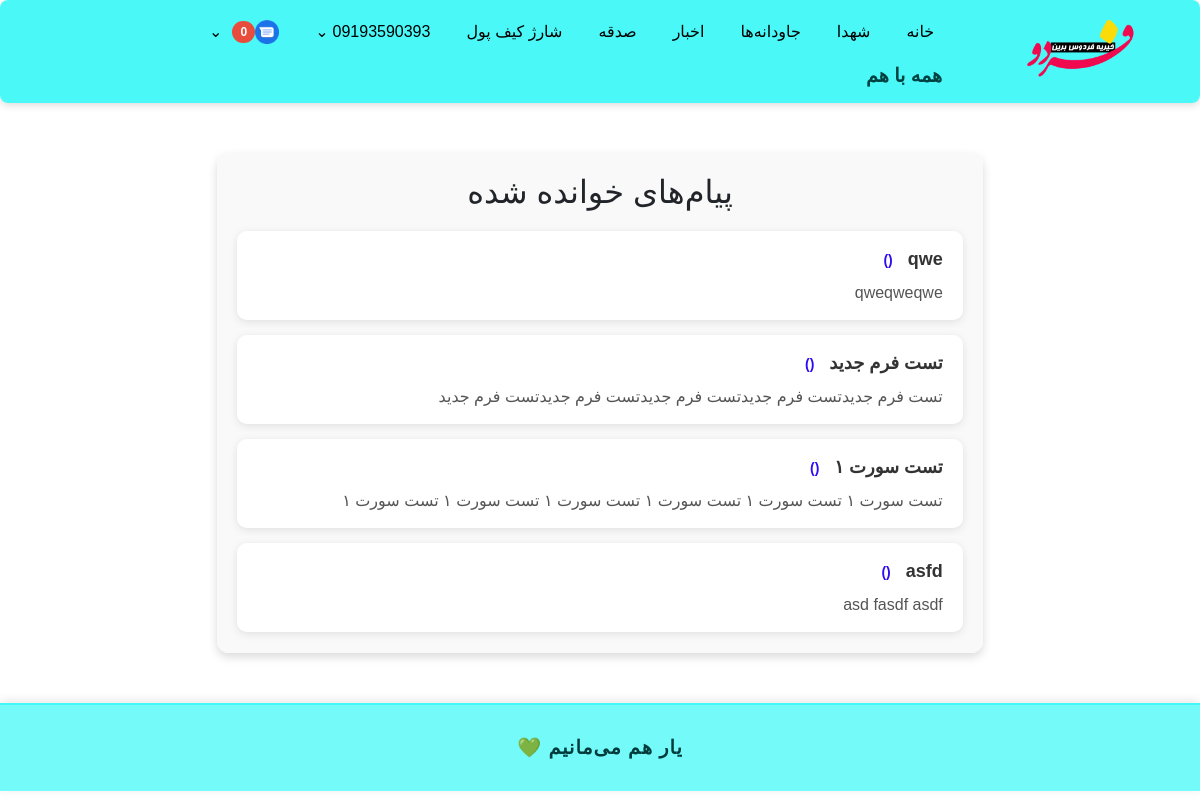
Page /notifications/read/ (signed in) on the committed database.
### accounts/models.py (models this page shows, shortened)
class User(AbstractBaseUser, PermissionsMixin):
    GENDER_CHOICES = (
        ('M', 'مرد'),
        ('F', 'زن'),
    )
    phone = models.CharField(max_length=11, unique=True)
    first_name = models.CharField(max_length=100, blank=True)
    last_name = models.CharField(max_length=100, blank=True)
    national_code = models.CharField(max_length=10, blank=True)
    image = models.ImageField(upload_to='profiles/', blank=True, null=True)
    gender = models.CharField(max_length=1, choices=GENDER_CHOICES, blank=True, null=True)
    is_active = models.BooleanField(default=True)
    is_staff = models.BooleanField(default=False)
    is_profile_completed = models.BooleanField(default=False)
    allowed_categories = models.ManyToManyField(
        'news.Category',
        related_name='allowed_users',
        blank=True,
        verbose_name='دسته‌بندی‌های مجاز برای ارسال خبر'
    )
    groups = models.ManyToManyField(
        'auth.Group',
        related_name='accounts_user_set',
        blank=True
    )
    user_permissions = models.ManyToManyField(
        'auth.Permission',
        related_name='accounts_user_permissions_set',
        blank=True
    )
    objects = UserManager()
    USERNAME_FIELD = 'phone'
    def get_full_name(self):
        return f"{self.first_name} {self.last_name}".strip()

### notification/models.py (models this page shows, shortened)
class Notification(models.Model):
    STATUS_PENDING = 'PENDING'
    STATUS_APPROVED = 'APPROVED'
    STATUS_REJECTED = 'REJECTED'
    STATUS_SENT = 'SENT'
    STATUS_CHOICES = [
        (STATUS_PENDING, 'در انتظار تایید'),
        (STATUS_APPROVED, 'تایید شده'),
        (STATUS_REJECTED, 'رد شده'),
        (STATUS_SENT, 'ارسال شده'),
    ]
    title = models.CharField(max_length=200, verbose_name="عنوان پیام")
    description = models.TextField(verbose_name="توضیحات پیام")
    group = models.ForeignKey(
        NotificationGroup,
        on_delete=models.CASCADE,
        related_name='notifications',
        verbose_name="گروه نوتیفیکیشن"
    )
    expire_days = models.PositiveIntegerField(default=30, verbose_name="مدت اعتبار پیام (روز)")
    eternal = models.ForeignKey(
        Eternals,
        on_delete=models.SET_NULL,
        null=True,
        blank=True,
        verbose_name="جاودانه مرتبط"
    )
    news = models.ForeignKey(
        News,
        on_delete=models.SET_NULL,
        null=True,
        blank=True,
        verbose_name="خبر مرتبط"
    )
    created_by = models.ForeignKey(
        'accounts.User',
        on_delete=models.SET_NULL,
        null=True,
        verbose_name="ایجادکننده پیام"
    )
    coupon_reserved = models.ForeignKey(
        'notification.NotificationCoupon',  # اشاره به صورت رشته‌ای برای جلوگیری از ImportError
        on_delete=models.SET_NULL,
        null=True,
        blank=True,
        verbose_name="کوپن رزروشده"
    )
    status = models.CharField(
        max_length=20,
        choices=STATUS_CHOICES,
        default=STATUS_PENDING,
        verbose_name="وضعیت"
    )
    is_sent = models.BooleanField(default=False, verbose_name="ارسال شده؟")
    created_at = models.DateTimeField(auto_now_add=True, verbose_name="تاریخ ایجاد")

### notification/views.py (the view)
# urls.py: path('read/', views.read_notifications_list, name='read_notifications_list'),
@login_required
def read_notifications_list(request):
    print(f"VIEW CALLED: {__name__}.read_notifications_list")
    user = request.user
    groups = NotificationGroup.objects.filter(
        memberships__user=user,
    )
    notifications = Notification.objects.filter(
        group__in=groups
    ).filter(
        Q(group__needs_approval=False, status=Notification.STATUS_SENT) |
        Q(group__needs_approval=True, status=Notification.STATUS_APPROVED)
    )
    seen_notifications = NotificationSeen.objects.filter(
        user=user
    ).values_list('notification_id', flat=True)
    now = timezone.now()
    valid_notifications = [
        n for n in notifications
        if (n.expire_days is None) or (n.created_at + timedelta(days=n.expire_days) > now)
    ]
    read_notifications = [
        n for n in valid_notifications if n.id in seen_notifications
    ]
    read_notifications.sort(key=lambda x: x.created_at, reverse=True)
    return render(request, 'notification/read_notifications_list.html', {
        'notifications': read_notifications
    })

### common/templatetags/jalali_filters.py (called while the page is built)
@register.filter
def to_jalali(value):
    if not value:
        return ''
    try:
        if hasattr(value, 'date'):
            value = value.date()  # اگر datetime بود به date تبدیل کن
        jd = jdatetime.date.fromgregorian(date=value)
        return jd.strftime('%Y/%m/%d')
    except Exception:
        return value

### notification/templatetags/notification_tags.py (called while the page is built)
@register.simple_tag(takes_context=True)
def is_notification_manager(context):
    request = context.get("request")
    user = getattr(request, "user", None)
    if user and user.is_authenticated:
        return NotificationGroup.objects.filter(managers=user).exists()
    return False

### templates/notification/read_notifications_list.html (shortened to what this page needs)
{% extends 'base.html' %}
{% load jalali_filters %}
{% load static %}
{% block content %}
<div class="notifications-container">
    <h2 style="text-align: center; margin-bottom: 20px;">پیام‌های خوانده شده</h2>
    {% if notifications %}
        {% for notif in notifications %}
            <div class="notification-card"
                {% if notif.eternal %}
                    onclick="handleNotificationClick({{ notif.id }}, '{{ notif.eternal.id }}', 'eternal')"
                {% elif notif.news %}
                    onclick="handleNotificationClick({{ notif.id }}, '{{ notif.news.id }}', 'news')"
                {% endif %}
            >
                <span class="notification-title">
                    {% if notif.eternal %}
                        <a href="/eternals/{{ notif.eternal.id }}/" target="_blank" style="text-decoration: none; color: inherit;" onclick="markNotificationAsRead({{ notif.id }})">
                            {{ notif.title }}
                        </a>
                    {% elif notif.news %}
                        <a href="/news/{{ notif.news.id }}/" target="_blank" style="text-decoration: none; color: inherit;" onclick="markNotificationAsRead({{ notif.id }})">
                            {{ notif.title }}
                        </a>
                    {% else %}
                        {{ notif.title }}
                    {% endif %}
                    <span class="notification-date">
                        ({{ notif.created_at|to_jalali }})
                    </span>
                </span>
                <div class="notification-description">
                    {{ notif.description }}
                </div>
            </div>
        {% endfor %}
    {% else %}
        <p style="text-align: center;">پیامی برای نمایش وجود ندارد.</p>
    {% endif %}
</div>
{% endblock %}

### templates/base.html (shortened to what this page needs)
<!DOCTYPE html>
{% load static %}
{% load notification_tags %}
<html lang="fa">
<head>
    <link rel="stylesheet" href="{% static 'css/persian-datepicker.min.css' %}">
    <link href="https://cdn.jsdelivr.net/npm/bootstrap@5.3.0/dist/css/bootstrap.rtl.min.css" rel="stylesheet">
    <link href="https://cdn.jsdelivr.net/npm/bootstrap-icons@1.10.5/font/bootstrap-icons.css" rel="stylesheet">
    <link rel="stylesheet" href="https://cdn.jsdelivr.net/npm/persian-datepicker@1.2.0/dist/css/persian-datepicker.min.css">
</head>
<body>
    <header>
    <nav style="
        background-color: rgba(43, 247, 247, 0.85);
        display: flex;
        justify-content: space-between;
        align-items: stretch;
        padding: 12px 20px;
        box-shadow: 0 2px 8px rgba(0,0,0,0.15);
        border-radius: 8px;
        backdrop-filter: saturate(180%) blur(10px);
        -webkit-backdrop-filter: saturate(180%) blur(10px);
    ">
        <div style="
            flex: 0 0 auto;
            text-align: center;
            margin-left: 1cm;
            display: flex;
            flex-direction: column;
            justify-content: center;
            width: 200px;
            height: 70px;
        ">
            <a href="/" style="display: inline-block; width: 200px; height: 70px;">
                <img
                    src="{% static 'images/logo.png' %}"
                    alt="Logo"
                    width="200"
                    height="70"
                    style="display: block; width: 100%; height: 100%; object-fit: contain;"
                >
            </a>
        </div>
        <div style="flex: 1; display: flex; flex-direction: column; justify-content: center;">
            <ul style="
                display: flex;
                flex-wrap: wrap;
                justify-content: flex-start;
                gap: 20px;
                list-style: none;
                margin: 0;
                padding: 0;
            ">
                <li><a href="/">خانه</a></li>
                <li><a href="/martyrs/list/">شهدا</a></li>
                <li><a href="{% url 'eternals:list' %}">جاودانه‌ها</a></li>
                <li><a href="{% url 'news:news_list' %}">اخبار</a></li>
                <li><a href="{% url 'donation:donate' %}">صدقه</a></li>
                {% if user.is_authenticated %}
                    <li><a href="{% url 'wallet:charge_wallet' %}">شارژ کیف پول</a></li>
                {% else %}
                    <li><a href="{% url 'accounts:login' %}?next={% url 'wallet:charge_wallet' %}">شارژ کیف پول</a></li>
                    <li><a href="{% url 'accounts:login' %}?next={% url 'accounts:dashboard' %}">پروفایل</a></li>
                {% endif %}
                {% if user.is_authenticated %}
                    <li class="position-relative">
                        <a href="#" class="d-inline-flex align-items-center">
                            {% if user.gender == 'male' %}
                                آقای {{ user.last_name }}
                            {% elif user.gender == 'female' %}
                                خانم {{ user.last_name }}
                            {% else %}
                                {{ user.get_full_name|default:user.phone }}
                            {% endif %}
                            <span class="ms-1">⌄</span>
                        </a>
                    </li>
                    <li class="position-relative">
                        <a href="{% url 'notification:unread_notifications_list' %}" class="d-inline-flex align-items-center">
                            <img src="{% static 'images/message-icon.png' %}" alt="پیام‌ها" style="height: 24px;">
                            <span id="unread-notifications-count"
                                style="background-color: #e74c3c; color: white; border-radius: 12px; padding: 2px 8px;
                                        font-size: 12px; font-weight: 700; margin-left: 6px; min-width: 22px;
                                        text-align: center; display: inline-block;">
                                0
                            </span>
                            <span class="ms-1">⌄</span>
                        </a>
                            {% is_notification_manager as is_manager %}
                    </li>
                {% else %}
                    <li><a href="{% url 'accounts:login' %}">ورود</a></li>
                {% endif %}
            </ul>
            <div style="margin-top: 10px; font-weight: bold; font-size: 1.2em; color: #004141;">
                همه با هم
            </div>
        </div>
    </nav>
</header>
<main>
    {% block content %}{% endblock %}
</main>
<footer style="
    background-color: #2bf7f7a6;
    text-align: center;
    padding: 1.5em;
    font-family: 'Vazirmatn', sans-serif;
    font-size: 1.2em;
    font-weight: bold;
    color: #003c3c;
    box-shadow: 0 -2px 10px rgba(0, 0, 0, 0.1);
    border-top: 2px solid #2bf7f7a6;
    letter-spacing: 1px;
">
    یار هم می‌مانیم 💚
</footer>
</body>
</html>

### templates/base.html (style rules this page uses)
html, body { direction: rtl; font-family: sans-serif; margin: 0; padding: 0; background-color: #ffffff; overflow: visible !important; position: static !important; z-index: auto !important; }
main { padding: 20px; }
header { background-color: #ffffff; padding: 0; }
nav ul { list-style: none; display: flex; justify-content: flex-start; gap: 20px; padding: 0; margin: 0; }
nav ul li { position: relative; z-index: 9999; }
nav ul li a { color: #000; text-decoration: none; padding: 8px; display: block; }
footer { background-color: #333; color: white; padding: 10px 20px; }

### templates/notification/read_notifications_list.html (style rules this page uses)
.notifications-container { width: 66%; max-width: 900px; height: 500px; margin: 30px auto; overflow-y: auto; background-color: #f9f9f9; padding: 20px; border-radius: 12px; box-shadow: 0 4px 10px rgba(0, 0, 0, 0.15); }
.notification-card { background-color: #ffffff; border-radius: 10px; padding: 15px 20px; margin-bottom: 15px; box-shadow: 0 2px 8px rgba(0, 0, 0, 0.1); transition: transform 0.2s ease; }
.notification-title { font-weight: bold; font-size: 18px; color: #333333; margin-bottom: 8px; display: inline-block; }
.notification-date { font-size: 14px; color: #2e0bf5; margin-right: 10px; }
.notification-description { font-size: 16px; color: #555555; line-height: 1.5; }

### rows in the picture
User: get_full_name "09193590393"
Notification: description "qweqweqwe"
Notification: title "تست فرم جدید", description "تست فرم جدیدتست فرم جدیدتست فرم جدیدتست فرم جدیدتست فرم جدید"
Notification: description "تست سورت ۱ تست سورت ۱ تست سورت ۱ تست سورت ۱ تست سورت ۱ تست سورت ۱"
Notification: description "asd fasdf asdf"
